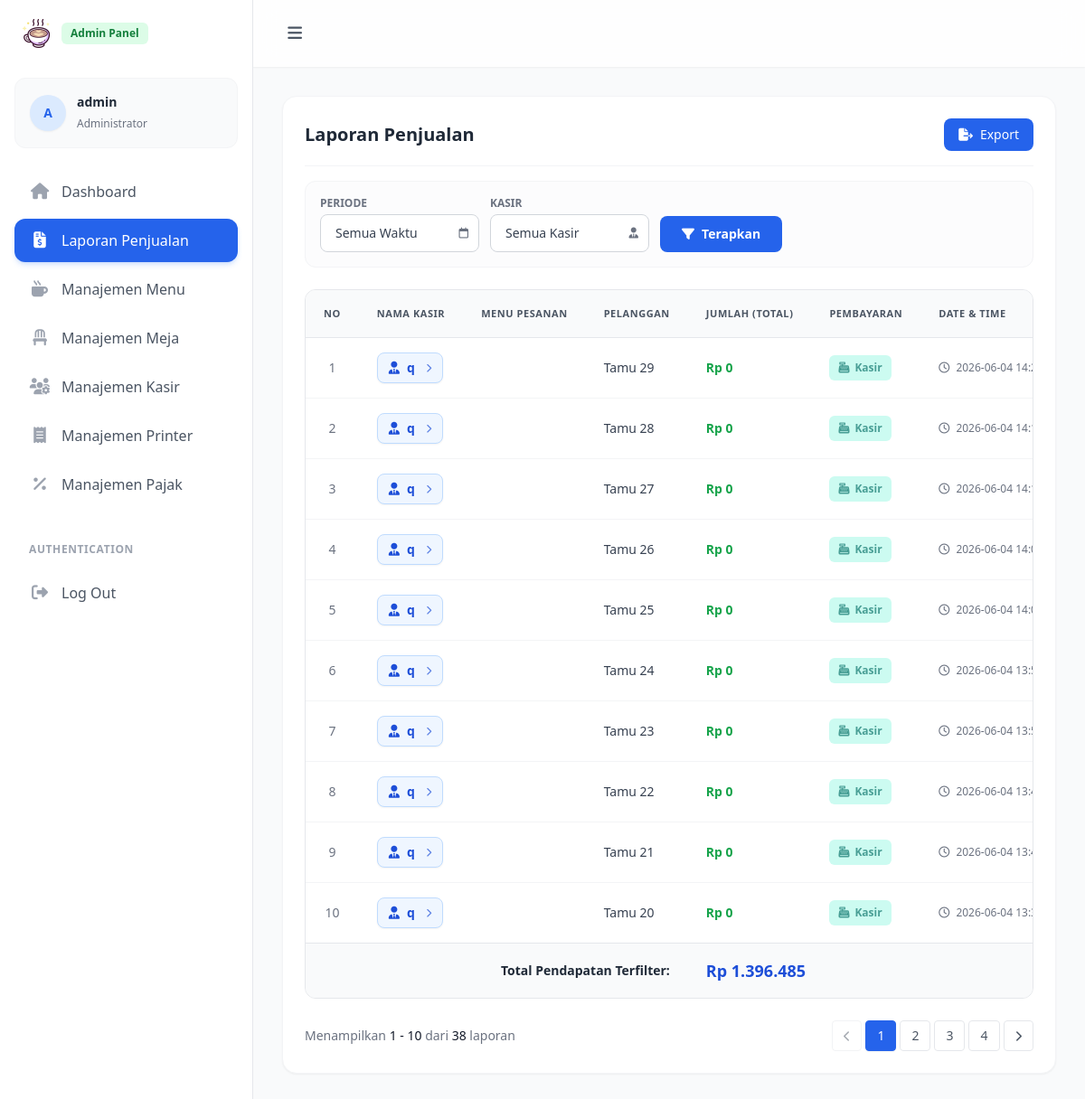
The page /admin/laporan/index.php (signed in) on the database its author committed.
### tables this page shows
CREATE TABLE `order` (
  `id` int unsigned NOT NULL AUTO_INCREMENT,
  `code` varchar(50) NOT NULL,
  `user_id` int unsigned DEFAULT NULL,
  `user_name` varchar(50) DEFAULT NULL,
  `table_id` int unsigned NOT NULL,
  `table_name` varchar(50) NOT NULL,
  `customer_name` varchar(50) NOT NULL,
  `customer_email` varchar(100) DEFAULT NULL,
  `qty` int unsigned NOT NULL COMMENT 'Total barang',
  `subtotal` int unsigned NOT NULL,
  `tax` int unsigned NOT NULL,
  `paid` int unsigned DEFAULT NULL,
  `change` int unsigned DEFAULT NULL,
  `total` int unsigned NOT NULL,
  `payment` tinyint NOT NULL COMMENT '1: Kasir, 2: Online',
  `detail` text,
  `status` tinyint unsigned NOT NULL DEFAULT '2' COMMENT '1: success, 2: pending, 3: expired',
  `created_at` datetime DEFAULT CURRENT_TIMESTAMP,
  `updated_at` datetime DEFAULT NULL,
  `expired_at` datetime DEFAULT NULL,
  PRIMARY KEY (`id`),
  UNIQUE KEY `code` (`code`)
);

### admin/laporan/index.php (the view, shortened to what this page needs)
<?php
require_once __DIR__ . '/../../config.php';
$limit        = isset($_GET['limit'])       ? max(1, (int)$_GET['limit']) : 10;
$page         = isset($_GET['page'])        ? max(1, (int)$_GET['page'])  : 1;
$filter_date  = isset($_GET['filter_date']) ? $_GET['filter_date']        : 'all';
$start_date   = isset($_GET['start_date'])  ? trim($_GET['start_date'])   : '';
$end_date     = isset($_GET['end_date'])    ? trim($_GET['end_date'])     : '';
$filter_kasir = isset($_GET['filter_kasir']) ? trim($_GET['filter_kasir']) : '';
function buildWhere($filter_date, $start_date, $end_date, $filter_kasir) {
    $where = "status = 1";
    return $where;
}
$where_sql = buildWhere($filter_date, $start_date, $end_date, $filter_kasir);
try {
    $total_stmt  = $pdo->query("SELECT SUM(total) FROM `order` WHERE $where_sql");
    $grand_total = $total_stmt->fetchColumn() ?: 0;
} catch (PDOException $e) { $grand_total = 0; }
$order_sql = "ORDER BY created_at DESC";
$count_stmt    = $pdo->query("SELECT COUNT(*) FROM `order` WHERE $where_sql");
$total_records = $count_stmt->fetchColumn();
$total_pages   = ceil($total_records / $limit);
$offset = ($page - 1) * $limit;
try {
    $stmt = $pdo->prepare("SELECT * FROM `order` WHERE $where_sql $order_sql LIMIT :limit OFFSET :offset");
    $stmt->bindValue(':limit',  $limit,  PDO::PARAM_INT);
    $stmt->bindValue(':offset', $offset, PDO::PARAM_INT);
    $stmt->execute();
    $orders = $stmt->fetchAll(PDO::FETCH_ASSOC);
} catch (PDOException $e) { $orders = []; }
$query_string = "&limit=$limit&filter_date=$filter_date&start_date=" . urlencode($start_date) . "&end_date=" . urlencode($end_date) . "&filter_kasir=" . urlencode($filter_kasir);
?>
<?php
include '../layout/header.php';
include '../layout/sidebar.php';
?>
    <main class="relative min-h-screen pt-[74px] transition-all duration-300 lg:ml-[280px] pc-main">
      <div class="p-4 sm:p-6 lg:p-8">
        <div class="gap-x-6">
          <div class="bg-white p-4 md:p-6 rounded-2xl shadow-sm border border-gray-100">
            <div class="flex flex-col lg:flex-row lg:items-center justify-between gap-4 mb-4 pb-4 border-b border-gray-100">
              <div class="flex items-center gap-2">
                <div>
                  <h3 class="font-bold text-xl text-gray-800">Laporan Penjualan</h3>
                </div>
              </div>
              <div class="flex items-center gap-2 w-full sm:w-auto">
                <button onclick="openExportModal()" class="inline-flex items-center rounded-lg bg-blue-600 px-4 py-2 text-sm font-medium text-white transition-colors hover:bg-blue-700" type="button">
                  <i class="fa-solid fa-file-export mr-2"></i>Export
                </button>
              </div>
            </div>
            <form method="GET" id="filter-form" class="flex flex-col sm:flex-row flex-wrap gap-3 mb-6 bg-gray-50/50 p-4 rounded-xl border border-gray-100 items-end">
              <div class="w-full sm:w-auto flex-1 sm:flex-none">
                <label class="block text-xs font-bold text-gray-500 uppercase mb-1">Periode</label>
                <div class="relative">
                  <select name="filter_date" id="filter_date_select" onchange="toggleCustomDate(this.value)"
                          class="appearance-none w-full sm:w-44 bg-white border border-gray-300 text-gray-700 py-2.5 pl-4 pr-10 rounded-lg focus:outline-none focus:ring-2 focus:ring-blue-500 text-sm transition-all cursor-pointer">
                    <option value="all"     <?php echo ($filter_date=='all')     ?'selected':''; ?>>Semua Waktu</option>
                  </select>
                  <div class="pointer-events-none absolute inset-y-0 right-0 flex items-center px-3 text-gray-500">
                  </div>
                </div>
              </div>
              <div class="w-full sm:w-auto flex-1 sm:flex-none">
                <label class="block text-xs font-bold text-gray-500 uppercase mb-1">Kasir</label>
                <div class="relative">
                  <select name="filter_kasir" class="appearance-none w-full sm:w-44 bg-white border border-gray-300 text-gray-700 py-2.5 pl-4 pr-10 rounded-lg focus:outline-none focus:ring-2 focus:ring-blue-500 text-sm transition-all cursor-pointer">
                    <option value="">Semua Kasir</option>
                  </select>
                  <div class="pointer-events-none absolute inset-y-0 right-0 flex items-center px-3 text-gray-500">
                  </div>
                </div>
              </div>
              <div class="w-full sm:w-auto flex-1 sm:flex-none">
                <button type="submit" class="w-full bg-blue-600 hover:bg-blue-700 text-white font-bold py-2.5 px-6 rounded-lg text-sm transition-colors flex items-center justify-center gap-2">
                  <i class="fa-solid fa-filter"></i> Terapkan
                </button>
              </div>
            </form>
            <div class="overflow-x-auto rounded-xl border border-gray-200">
              <table class="w-full text-sm text-left whitespace-nowrap">
                <thead class="bg-gray-50 text-gray-600 font-semibold border-b border-gray-200 uppercase text-[11px] tracking-wider">
                  <tr>
                    <th class="px-5 py-4 w-12 text-center">No</th>
                    <th class="px-5 py-4">Nama Kasir</th>
                    <th class="px-5 py-4 max-w-[200px]">Menu Pesanan</th>
                    <th class="px-5 py-4">Pelanggan</th>
                    <th class="px-5 py-4">Jumlah (Total)</th>
                    <th class="px-5 py-4">Pembayaran</th>
                    <th class="px-5 py-4">Date & Time</th>
                  </tr>
                </thead>
                <tbody class="divide-y divide-gray-100 bg-white">
                  <?php if (empty($orders)): ?>
                    <tr>
                      <td colspan="7" class="px-5 py-8 text-center text-gray-500">Tidak ada laporan transaksi yang ditemukan.</td>
                    </tr>
                  <?php else: ?>
                    <?php
                    $no = $offset + 1;
                    foreach ($orders as $index => $o):
                        $detail_text  = $o['detail'] ?? '';
                        $payment = "Lainnya";
                        if ($o['payment'] == 1) $payment = "Kasir";
                    ?>
                    <tr class="hover:bg-blue-50/50 transition-colors group">
                      <td class="px-5 py-4 text-center font-medium text-gray-500"><?php echo $no++; ?></td>
                      <td class="px-5 py-4">
                        <button type="button"
                                onclick="openDetail(<?php echo $index; ?>, <?php echo (int)$o['id']; ?>)"
                                class="inline-flex items-center gap-2 bg-blue-50 hover:bg-blue-600 text-blue-700 hover:text-white border border-blue-200 hover:border-blue-600 px-3 py-1.5 rounded-lg shadow-sm transition-all duration-200 cursor-pointer"
                                title="Klik untuk melihat detail transaksi">
                          <i class="fa-solid fa-user-tie"></i>
                          <span class="font-bold"><?php echo htmlspecialchars($o['user_name'] ?? '-'); ?></span>
                          <i class="fa-solid fa-chevron-right text-[10px] ml-1 opacity-70"></i>
                        </button>
                      </td>
                      <td class="px-5 py-4 text-gray-600 max-w-[200px] truncate" title="<?php echo htmlspecialchars($detail_text); ?>">
                      </td>
                      <td class="px-5 py-4 text-gray-700"><?php echo htmlspecialchars($o['customer_name'] ?? '-'); ?></td>
                      <td class="px-5 py-4 font-bold text-green-600">Rp <?php echo number_format((float)$o['total'], 0, ',', '.'); ?></td>
                      <td class="px-5 py-4">
                        <span class="inline-flex items-center gap-1.5 px-2.5 py-1.5 rounded-md text-xs font-bold <?php echo ($payment === 'Online') ? 'bg-purple-100 text-purple-700/70' : 'bg-teal-100 text-teal-700/70'; ?>">
                          <?php echo ($payment === 'Online') ? '<i class="fa-solid fa-globe"></i>' : '<i class="fa-solid fa-cash-register"></i>'; ?>
                          <?php echo $payment; ?>
                        </span>
                      </td>
                      <td class="px-5 py-4 text-gray-500 text-xs font-medium"><i class="fa-regular fa-clock mr-1"></i> <?php echo htmlspecialchars($o['created_at']); ?></td>
                    </tr>
                    <?php endforeach; ?>
                  <?php endif; ?>
                </tbody>
                <tfoot class="bg-gray-50 border-t border-gray-200 font-bold text-gray-800">
                  <tr>
                    <td colspan="4" class="px-5 py-4 text-right">Total Pendapatan Terfilter:</td>
                    <td colspan="3" class="px-5 py-4 text-blue-700 text-lg">Rp <?php echo number_format((float)$grand_total, 0, ',', '.'); ?></td>
                  </tr>
                </tfoot>
              </table>
            </div>
            <div class="mt-6 flex flex-col sm:flex-row items-center justify-between gap-4">
              <span class="text-sm text-gray-500">
                <?php
                $start = ($total_records > 0) ? $offset + 1 : 0;
                $end   = $offset + count($orders);
                ?>
                Menampilkan <span class="font-medium text-gray-900"><?php echo $start; ?> - <?php echo $end; ?></span>
                dari <span class="font-medium text-gray-900"><?php echo $total_records; ?></span> laporan
              </span>
              <div class="flex space-x-1">
                <?php if ($page > 1): ?>
                  <a href="?page=<?php echo $page - 1; ?><?php echo $query_string; ?>" class="rounded border border-gray-200 px-3 py-1.5 text-sm text-gray-600 hover:bg-gray-50 transition-colors"><i class="fa-solid fa-chevron-left text-xs"></i></a>
                <?php else: ?>
                  <button disabled class="rounded border border-gray-200/50 px-3 py-1.5 text-sm text-gray-600/50 cursor-not-allowed"><i class="fa-solid fa-chevron-left text-xs"></i></button>
                <?php endif; ?>
                <?php for ($i = 1; $i <= $total_pages; $i++): ?>
                  <a href="?page=<?php echo $i; ?><?php echo $query_string; ?>"
                     class="rounded border px-3 py-1.5 text-sm transition-colors <?php echo ($i == $page) ? 'border-blue-600 bg-blue-600 text-white shadow-sm' : 'border-gray-200 text-gray-600 hover:bg-gray-50'; ?>">
                    <?php echo $i; ?>
                  </a>
                <?php endfor; ?>
                <?php if ($page < $total_pages): ?>
                  <a href="?page=<?php echo $page + 1; ?><?php echo $query_string; ?>" class="rounded border border-gray-200 px-3 py-1.5 text-sm text-gray-600 hover:bg-gray-50 transition-colors"><i class="fa-solid fa-chevron-right text-xs"></i></a>
                <?php else: ?>
                  <button disabled class="rounded border border-gray-200/50 px-3 py-1.5 text-sm text-gray-600/50 cursor-not-allowed"><i class="fa-solid fa-chevron-right text-xs"></i></button>
                <?php endif; ?>
              </div>
            </div>
          </div>
        </div>
      </div>
    </main>
<?php include '../layout/footer.php'; ?>

### rows shown on the page
order: user_name "q", customer_name "Tamu 29", total "0", payment "Kasir", created_at "2026-06-04…"
order: user_name "q", customer_name "Tamu 28", total "0", payment "Kasir", created_at "2026-06-04…"
order: user_name "q", customer_name "Tamu 27", total "0", payment "Kasir", created_at "2026-06-04…"
order: user_name "q", customer_name "Tamu 26", total "0", payment "Kasir", created_at "2026-06-04…"
order: user_name "q", customer_name "Tamu 25", total "0", payment "Kasir", created_at "2026-06-04…"
order: user_name "q", customer_name "Tamu 24", total "0", payment "Kasir", created_at "2026-06-04…"
order: user_name "q", customer_name "Tamu 23", total "0", payment "Kasir", created_at "2026-06-04…"
order: user_name "q", customer_name "Tamu 22", total "0", payment "Kasir", created_at "2026-06-04…"
order: user_name "q", customer_name "Tamu 21", total "0", payment "Kasir", created_at "2026-06-04…"
order: user_name "q", customer_name "Tamu 20", total "0", payment "Kasir", created_at "2026-06-04…"

### other values the page prints
$initials "A"
$_SESSION['name'] "admin"
$grand_total "1.396.485"
$start "1"
$end "10"
$total_records "38"
